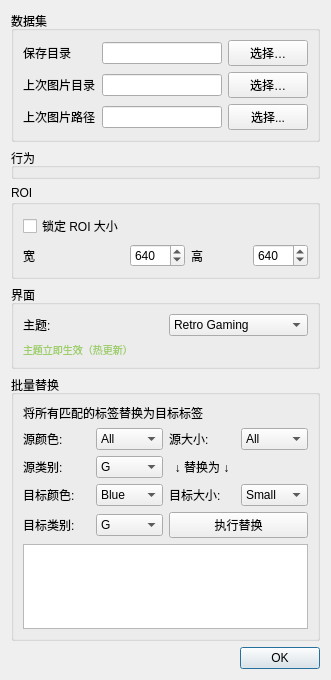
<?xml version="1.0" encoding="UTF-8"?>
<ui version="4.0">
 <class>SettingsDialog</class>
 <widget class="QDialog" name="SettingsDialog">
  <property name="geometry">
   <rect>
    <x>0</x>
    <y>0</y>
    <width>331</width>
    <height>680</height>
   </rect>
  </property>
  <property name="windowTitle">
   <string>设置</string>
  </property>
  <layout class="QVBoxLayout" name="verticalLayout">
   <item>
    <widget class="QGroupBox" name="group_dataset">
     <property name="title">
      <string>数据集</string>
     </property>
     <layout class="QGridLayout" name="gridDataset">
      <item row="0" column="1">
       <widget class="QLineEdit" name="dataset_dir_edit">
        <property name="readOnly">
         <bool>true</bool>
        </property>
       </widget>
      </item>
      <item row="3" column="0">
       <widget class="QLabel" name="label_last_img_path">
        <property name="text">
         <string>上次图片路径</string>
        </property>
       </widget>
      </item>
      <item row="3" column="1">
       <widget class="QLineEdit" name="last_img_path_edit"/>
      </item>
      <item row="0" column="0">
       <widget class="QLabel" name="label_dataset_dir">
        <property name="text">
         <string>保存目录</string>
        </property>
       </widget>
      </item>
      <item row="0" column="2">
       <widget class="QPushButton" name="choose_dataset_dir_button">
        <property name="text">
         <string>选择…</string>
        </property>
       </widget>
      </item>
      <item row="1" column="2">
       <widget class="QPushButton" name="choose_last_img_dir_button">
        <property name="text">
         <string>选择…</string>
        </property>
       </widget>
      </item>
      <item row="1" column="0">
       <widget class="QLabel" name="label_last_img_dir">
        <property name="text">
         <string>上次图片目录</string>
        </property>
       </widget>
      </item>
      <item row="1" column="1">
       <widget class="QLineEdit" name="last_img_dir_edit">
        <property name="readOnly">
         <bool>true</bool>
        </property>
       </widget>
      </item>
      <item row="3" column="2">
       <widget class="QPushButton" name="choose_last_img_path_button">
        <property name="text">
         <string>选择...</string>
        </property>
       </widget>
      </item>
     </layout>
    </widget>
   </item>
   <item>
    <widget class="QGroupBox" name="groupBox">
     <property name="title">
      <string>行为</string>
     </property>
     <widget class="QSlider" name="v_rate_slider">
      <property name="geometry">
       <rect>
        <x>90</x>
        <y>40</y>
        <width>160</width>
        <height>16</height>
       </rect>
      </property>
      <property name="minimum">
       <number>10</number>
      </property>
      <property name="maximum">
       <number>100</number>
      </property>
      <property name="orientation">
       <enum>Qt::Orientation::Horizontal</enum>
      </property>
     </widget>
     <widget class="QLabel" name="v_rate_label">
      <property name="geometry">
       <rect>
        <x>250</x>
        <y>40</y>
        <width>41</width>
        <height>20</height>
       </rect>
      </property>
      <property name="text">
       <string>40</string>
      </property>
      <property name="alignment">
       <set>Qt::AlignmentFlag::AlignCenter</set>
      </property>
     </widget>
     <widget class="QWidget" name="horizontalLayoutWidget">
      <property name="geometry">
       <rect>
        <x>20</x>
        <y>70</y>
        <width>271</width>
        <height>31</height>
       </rect>
      </property>
      <layout class="QHBoxLayout" name="horizontalLayout">
       <item>
        <widget class="QCheckBox" name="auto_save_checkbox">
         <property name="text">
          <string>自动保存</string>
         </property>
        </widget>
       </item>
       <item>
        <widget class="QCheckBox" name="auto_enhance_checkbox">
         <property name="text">
          <string>自动亮度提高</string>
         </property>
        </widget>
       </item>
      </layout>
     </widget>
     <widget class="QLabel" name="v_rate_tip_label">
      <property name="geometry">
       <rect>
        <x>0</x>
        <y>40</y>
        <width>91</width>
        <height>16</height>
       </rect>
      </property>
      <property name="text">
       <string>亮度提高倍数</string>
      </property>
      <property name="alignment">
       <set>Qt::AlignmentFlag::AlignCenter</set>
      </property>
     </widget>
    </widget>
   </item>
   <item>
    <widget class="QGroupBox" name="group_roi">
     <property name="title">
      <string>ROI</string>
     </property>
     <layout class="QGridLayout" name="gridRoi">
      <item row="1" column="3">
       <widget class="QSpinBox" name="roi_h_spin">
        <property name="minimum">
         <number>16</number>
        </property>
        <property name="maximum">
         <number>4096</number>
        </property>
        <property name="singleStep">
         <number>16</number>
        </property>
        <property name="value">
         <number>640</number>
        </property>
       </widget>
      </item>
      <item row="1" column="2">
       <widget class="QLabel" name="label_roi_h">
        <property name="text">
         <string>高</string>
        </property>
       </widget>
      </item>
      <item row="0" column="0">
       <widget class="QCheckBox" name="fix_roi_checkbox">
        <property name="text">
         <string>锁定 ROI 大小</string>
        </property>
       </widget>
      </item>
      <item row="1" column="0">
       <widget class="QLabel" name="label_roi_w">
        <property name="text">
         <string>宽</string>
        </property>
       </widget>
      </item>
      <item row="1" column="1">
       <widget class="QSpinBox" name="roi_w_spin">
        <property name="minimum">
         <number>16</number>
        </property>
        <property name="maximum">
         <number>4096</number>
        </property>
        <property name="singleStep">
         <number>16</number>
        </property>
        <property name="value">
         <number>640</number>
        </property>
       </widget>
      </item>
     </layout>
    </widget>
   </item>
   <item>
    <widget class="QGroupBox" name="group_ui">
     <property name="title">
      <string>界面</string>
     </property>
     <layout class="QGridLayout" name="gridUi">
      <item row="0" column="0">
       <widget class="QLabel" name="label_theme">
        <property name="text">
         <string>主题:</string>
        </property>
       </widget>
      </item>
      <item row="0" column="1">
       <widget class="QComboBox" name="theme_combo">
        <item>
         <property name="text">
          <string>Retro Gaming</string>
         </property>
        </item>
        <item>
         <property name="text">
          <string>Dark Modern</string>
         </property>
        </item>
        <item>
         <property name="text">
          <string>Classic</string>
         </property>
        </item>
       </widget>
      </item>
      <item row="1" column="0" colspan="2">
       <widget class="QLabel" name="label_theme_tip">
        <property name="text">
         <string>主题立即生效（热更新）</string>
        </property>
        <property name="styleSheet">
         <string notr="true">color: #9ece6a; font-size: 10px;</string>
        </property>
       </widget>
      </item>
     </layout>
    </widget>
   </item>
   <item>
    <widget class="QGroupBox" name="group_batch_replace">
     <property name="title">
      <string>批量替换</string>
     </property>
     <layout class="QGridLayout" name="gridBatchReplace">
      <item row="0" column="0" colspan="4">
       <widget class="QLabel" name="label_batch_tip">
        <property name="text">
         <string>将所有匹配的标签替换为目标标签</string>
        </property>
       </widget>
      </item>
      <item row="1" column="0">
       <widget class="QLabel" name="label_src_color">
        <property name="text">
         <string>源颜色:</string>
        </property>
       </widget>
      </item>
      <item row="1" column="1">
       <widget class="QComboBox" name="src_color_combo">
        <item>
         <property name="text">
          <string>All</string>
         </property>
        </item>
        <item>
         <property name="text">
          <string>Blue</string>
         </property>
        </item>
        <item>
         <property name="text">
          <string>Red</string>
         </property>
        </item>
        <item>
         <property name="text">
          <string>Gray</string>
         </property>
        </item>
        <item>
         <property name="text">
          <string>Purple</string>
         </property>
        </item>
       </widget>
      </item>
      <item row="1" column="2">
       <widget class="QLabel" name="label_src_size">
        <property name="text">
         <string>源大小:</string>
        </property>
       </widget>
      </item>
      <item row="1" column="3">
       <widget class="QComboBox" name="src_size_combo">
        <item>
         <property name="text">
          <string>All</string>
         </property>
        </item>
        <item>
         <property name="text">
          <string>Small</string>
         </property>
        </item>
        <item>
         <property name="text">
          <string>Big</string>
         </property>
        </item>
       </widget>
      </item>
      <item row="2" column="0">
       <widget class="QLabel" name="label_src_class">
        <property name="text">
         <string>源类别:</string>
        </property>
       </widget>
      </item>
      <item row="2" column="1">
       <widget class="QComboBox" name="src_class_combo">
        <item>
         <property name="text">
          <string>G</string>
         </property>
        </item>
        <item>
         <property name="text">
          <string>1</string>
         </property>
        </item>
        <item>
         <property name="text">
          <string>2</string>
         </property>
        </item>
        <item>
         <property name="text">
          <string>3</string>
         </property>
        </item>
        <item>
         <property name="text">
          <string>4</string>
         </property>
        </item>
        <item>
         <property name="text">
          <string>5</string>
         </property>
        </item>
        <item>
         <property name="text">
          <string>O</string>
         </property>
        </item>
        <item>
         <property name="text">
          <string>B</string>
         </property>
        </item>
       </widget>
      </item>
      <item row="2" column="2">
       <widget class="QLabel" name="label_arrow">
        <property name="text">
         <string>↓ 替换为 ↓</string>
        </property>
        <property name="alignment">
         <set>Qt::AlignmentFlag::AlignCenter</set>
        </property>
       </widget>
      </item>
      <item row="3" column="0">
       <widget class="QLabel" name="label_dst_color">
        <property name="text">
         <string>目标颜色:</string>
        </property>
       </widget>
      </item>
      <item row="3" column="1">
       <widget class="QComboBox" name="dst_color_combo">
        <item>
         <property name="text">
          <string>Blue</string>
         </property>
        </item>
        <item>
         <property name="text">
          <string>Red</string>
         </property>
        </item>
        <item>
         <property name="text">
          <string>Gray</string>
         </property>
        </item>
        <item>
         <property name="text">
          <string>Purple</string>
         </property>
        </item>
       </widget>
      </item>
      <item row="3" column="2">
       <widget class="QLabel" name="label_dst_size">
        <property name="text">
         <string>目标大小:</string>
        </property>
       </widget>
      </item>
      <item row="3" column="3">
       <widget class="QComboBox" name="dst_size_combo">
        <item>
         <property name="text">
          <string>Small</string>
         </property>
        </item>
        <item>
         <property name="text">
          <string>Big</string>
         </property>
        </item>
       </widget>
      </item>
      <item row="4" column="0">
       <widget class="QLabel" name="label_dst_class">
        <property name="text">
         <string>目标类别:</string>
        </property>
       </widget>
      </item>
      <item row="4" column="1">
       <widget class="QComboBox" name="dst_class_combo">
        <item>
         <property name="text">
          <string>G</string>
         </property>
        </item>
        <item>
         <property name="text">
          <string>1</string>
         </property>
        </item>
        <item>
         <property name="text">
          <string>2</string>
         </property>
        </item>
        <item>
         <property name="text">
          <string>3</string>
         </property>
        </item>
        <item>
         <property name="text">
          <string>4</string>
         </property>
        </item>
        <item>
         <property name="text">
          <string>5</string>
         </property>
        </item>
        <item>
         <property name="text">
          <string>O</string>
         </property>
        </item>
        <item>
         <property name="text">
          <string>B</string>
         </property>
        </item>
       </widget>
      </item>
      <item row="4" column="2" colspan="2">
       <widget class="QPushButton" name="batch_replace_button">
        <property name="text">
         <string>执行替换</string>
        </property>
       </widget>
      </item>
      <item row="5" column="0" colspan="4">
       <widget class="QPlainTextEdit" name="batch_result_text">
        <property name="readOnly">
         <bool>true</bool>
        </property>
        <property name="maximumHeight">
         <number>100</number>
        </property>
       </widget>
      </item>
     </layout>
    </widget>
   </item>
   <item>
    <widget class="QDialogButtonBox" name="buttonBox">
     <property name="locale">
      <locale language="Chinese" country="China"/>
     </property>
     <property name="standardButtons">
      <set>QDialogButtonBox::StandardButton::Ok</set>
     </property>
    </widget>
   </item>
  </layout>
 </widget>
 <resources/>
 <connections>
  <connection>
   <sender>choose_dataset_dir_button</sender>
   <signal>clicked()</signal>
   <receiver>SettingsDialog</receiver>
   <slot>SaveDirEditUpdate()</slot>
   <hints>
    <hint type="sourcelabel">
     <x>269</x>
     <y>50</y>
    </hint>
    <hint type="destinationlabel">
     <x>165</x>
     <y>162</y>
    </hint>
   </hints>
  </connection>
  <connection>
   <sender>choose_last_img_dir_button</sender>
   <signal>clicked()</signal>
   <receiver>SettingsDialog</receiver>
   <slot>LastImageDirEditUpdate()</slot>
   <hints>
    <hint type="sourcelabel">
     <x>269</x>
     <y>82</y>
    </hint>
    <hint type="destinationlabel">
     <x>165</x>
     <y>162</y>
    </hint>
   </hints>
  </connection>
  <connection>
   <sender>buttonBox</sender>
   <signal>accepted()</signal>
   <receiver>SettingsDialog</receiver>
   <slot>accept()</slot>
   <hints>
    <hint type="sourcelabel">
     <x>165</x>
     <y>294</y>
    </hint>
    <hint type="destinationlabel">
     <x>165</x>
     <y>162</y>
    </hint>
   </hints>
  </connection>
  <connection>
   <sender>choose_last_img_path_button</sender>
   <signal>clicked()</signal>
   <receiver>SettingsDialog</receiver>
   <slot>LastImagePathEditUpdate()</slot>
   <hints>
    <hint type="sourcelabel">
     <x>269</x>
     <y>114</y>
    </hint>
    <hint type="destinationlabel">
     <x>165</x>
     <y>162</y>
    </hint>
   </hints>
  </connection>
  <connection>
   <sender>batch_replace_button</sender>
   <signal>clicked()</signal>
   <receiver>SettingsDialog</receiver>
   <slot>performBatchReplace()</slot>
   <hints>
    <hint type="sourcelabel">
     <x>200</x>
     <y>400</y>
    </hint>
    <hint type="destinationlabel">
     <x>165</x>
     <y>300</y>
    </hint>
   </hints>
  </connection>
 </connections>
 <slots>
  <slot>LastImageDirEditUpdate()</slot>
  <slot>SaveDirEditUpdate()</slot>
  <slot>LastImagePathEditUpdate()</slot>
  <slot>performBatchReplace()</slot>
 </slots>
</ui>
